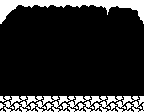

This game map was drawn from its Tiled (.tmx) file and the tilesets committed beside it. A one-line description and the full map source follow:
An orthogonal 18x28 tile map with 8x4 px tiles, 1 tile layer (Capa de Patrones 1).

<map version="1.2" tiledversion="1.2.5" orientation="orthogonal" renderorder="right-down" width="18" height="28" tilewidth="8" tileheight="4" infinite="0" nextlayerid="2" nextobjectid="1">
 <tileset firstgid="1" source="patrones8x4_2.tsx" />
 <layer id="1" name="Capa de Patrones 1" width="18" height="28">
  <data encoding="csv">
7,8,3,4,3,4,3,4,3,4,3,3,4,5,4,5,9,10,
17,18,13,14,13,14,13,14,13,14,13,13,14,16,14,15,19,20,
27,28,200,200,200,200,200,200,200,200,200,200,200,42,200,200,29,30,
37,38,200,200,200,200,200,200,200,200,200,200,200,52,200,200,200,40,
47,200,200,200,200,200,200,200,200,200,200,200,200,200,200,200,200,50,
57,200,200,200,200,200,200,200,200,200,200,200,200,200,200,200,200,60,
200,200,200,200,200,200,200,200,200,200,200,200,200,200,200,200,200,200,
200,200,200,200,200,200,200,200,200,200,200,200,200,200,200,200,200,200,
200,200,200,200,200,200,200,200,200,200,200,200,200,200,200,200,200,200,
200,200,200,200,200,200,200,200,200,200,200,200,200,200,200,200,200,200,
200,200,200,200,200,200,200,200,200,200,200,200,200,200,200,200,200,200,
200,200,200,200,200,200,200,200,200,200,200,200,200,200,200,200,200,200,
200,200,200,200,71,200,200,200,200,200,200,200,200,200,200,200,200,200,
200,200,200,200,200,200,200,200,200,200,200,200,200,200,200,200,200,200,
200,200,200,200,200,200,200,200,200,200,200,200,200,200,200,200,200,200,
200,200,200,200,200,200,200,200,200,200,200,200,200,200,200,200,200,200,
200,200,200,200,200,200,200,200,200,200,200,200,200,200,200,200,200,200,
200,200,200,200,200,200,200,200,200,200,200,200,200,200,200,200,200,200,
200,200,200,200,200,200,200,200,200,200,200,200,200,200,200,200,200,200,
200,200,200,200,200,200,200,200,200,200,200,200,200,200,200,200,200,200,
200,200,200,200,200,200,200,200,200,200,200,200,200,200,200,200,200,200,
200,200,200,200,200,200,200,200,200,200,200,200,200,200,200,200,200,200,
200,200,200,200,200,200,200,200,200,200,200,200,200,200,200,200,200,200,
200,200,200,200,200,200,200,200,200,200,200,200,200,200,200,200,200,200,
1,2,1,2,1,2,1,2,1,2,1,2,1,2,1,2,1,2,
11,12,11,12,11,12,11,12,11,12,11,12,11,12,11,12,11,12,
21,22,21,22,21,22,21,22,21,22,21,22,21,22,21,22,21,22,
31,32,31,32,31,32,31,32,31,32,31,32,31,32,31,32,31,32
</data>
 </layer>
</map>
